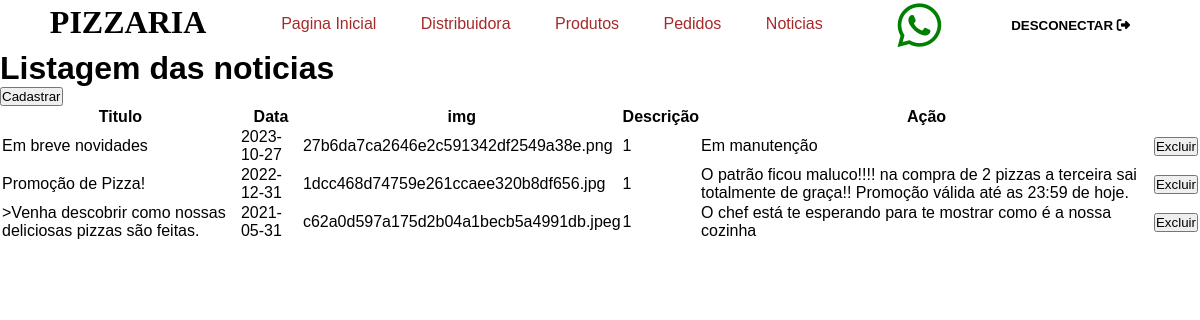
The page /pages/noticias/listagem.php (signed in) on the database its author committed.
### tables this page shows
CREATE TABLE IF NOT EXISTS `noticia` (
  `id` int NOT NULL AUTO_INCREMENT,
  `titulo` varchar(255) NOT NULL,
  `data_criacao` date NOT NULL,
  `img` varchar(255) NOT NULL,
  `id_cliente` int NOT NULL,
  `descricao` varchar(255) NOT NULL,
  PRIMARY KEY (`id`)
);

### pages/noticias/listagem.php (the view, shortened to what this page needs)
<?php
require '../../utils/navBar.php';
require('../../controller/connections/connection.php');
$paginaAtual = isset($_GET['pagina']) ? $_GET['pagina'] : 1;
$totalPorPagina = 10;
$offset = ($paginaAtual - 1) * $totalPorPagina;
$select = "SELECT titulo, data_criacao, img, id_cliente, descricao, id
          FROM `noticia`
          LIMIT $totalPorPagina OFFSET $offset";
$result = $conn->query($select);
$listaNoticia = $result->fetch_all()
?>
<!DOCTYPE html>
<html lang="pt-br">
<head>
</head>
<body>
  <h1> Listagem das noticias </h1>
  <a href='cadastro.php'>
    <button>Cadastrar</button>
  </a>
  <?php
  if (sizeof($listaNoticia) > 0) {
    echo "
      <table>
        <tr>
          <th>Titulo</th>
          <th>Data</th>
          <th>img</th>
          <th>Descrição</th>
          <th>Ação</th>
        </tr>
    ";
    foreach ($listaNoticia as $noticia) {
      echo "
        <tr>
          <td>$noticia[0]</td>
          <td>$noticia[1]</td>
          <td>$noticia[2]</td>
          <td>$noticia[3]</td>
          <td>$noticia[4]</td>
          <td>
            <a href='../../controller/scripts/deletarNoticia.php?id=$noticia[5]'>
              <button>Excluir</button>
            </a>
          </td>
        </tr>";
    }
    echo "</table>";
  } else {
    echo "<p>Nenhuma noticia encontrada!</p>";
  }
  ?>
</body>
</html>

### pages/estilo/index-estilo.css (style rules this page uses)
* { margin: 0; padding: 0; font-family: Arial, Helvetica, sans-serif; }
body { background-image: url(imagens/pizza.jpg); background-size: 200px; }

### rows shown on the page
noticia: titulo "Em breve novidades", data_criacao "2023-10-27", img "27b6da7ca2646e2c591342df2549a38e.png", id_cliente "1", descricao "Em manutenção"
noticia: titulo "Promoção de Pizza!", data_criacao "2022-12-31", img "1dcc468d74759e261ccaee320b8df656.jpg", id_cliente "1", descricao "O patrão ficou maluco!!!! na compra de 2 pizzas a terceira sai totalmente de graça!! Promoção válida até as 23:59 de hoje."
noticia: titulo ">Venha descobrir como nossas deliciosas pizzas são feitas.", data_criacao "2021-05-31", img "c62a0d597a175d2b04a1becb5a4991db.jpeg", id_cliente "1", descricao "O chef está te esperando para te mostrar como é a nossa cozinha"
